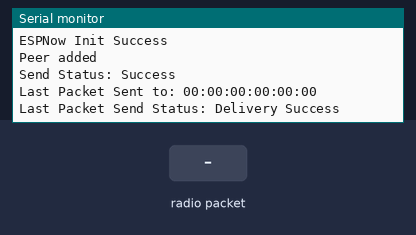
The sketch below on a simulated ESP32. Shown: the last lines printed to the serial monitor. Inputs (shaded band) come from the test bench.

Above: at 2.2 s.
2.3 s: radio packet "1" arrives
At 2.9 s:
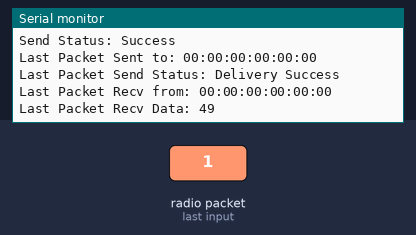
3.8 s: radio packet "0" arrives
At 3.96 s:
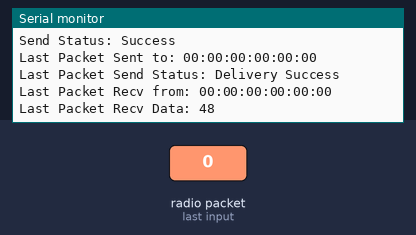
5.3 s: radio packet "2" arrives
At 5.9 s:
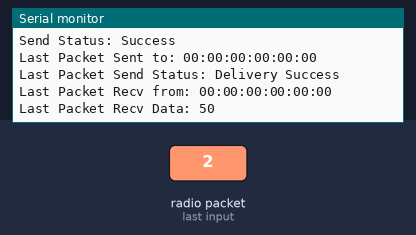

Measured:
- after the input at 2.3 s, the serial monitor: prints a new line at once (image 1)
- after the input at 3.8 s, the serial monitor: prints a new line at once (image 2)
- after the input at 5.3 s, the serial monitor: prints a new line at once (image 3)

The sketch:

esp_NOW.ino
```cpp
#include <esp_now.h>
#if defined(ARDUINO_ARCH_ESP8266)
#include <ESP8266WiFi.h>
#elif defined(ARDUINO_ARCH_ESP32)
#include <WiFi.h>
#endif


#define sendf true


#define CHANNEL 1
#define PRINTSCANRESULTS 0
esp_now_peer_info_t peers={};
void setup() {
  Serial.begin(115200);

  delay(1000);
  //put target MAC ADDRESS HERE
  peers.peer_addr[0]=0x30;//30:C6:F7:20:B2:01
  peers.peer_addr[1]=0xc6;
  peers.peer_addr[2]=0xf7;
  peers.peer_addr[3]=0x20;
  peers.peer_addr[4]=0xb2;
  peers.peer_addr[5]=0x0c;


  peers.channel=CHANNEL;
  peers.encrypt=0;
  //Set device in AP mode to begin with
  WiFi.mode(WIFI_STA);
  // configDeviceAP();
  //Serial.println("ESPNow/Multi-Slave/Master Example");
  // This is the mac address of the Master in AP Mode
  Serial.println();
  Serial.print("AP MAC: "); Serial.println(WiFi.macAddress());
  Serial.println();
    InitESPNow();


    esp_err_t addStatus = esp_now_add_peer(&peers);
        if (addStatus == ESP_OK) {
          // Pair success
          Serial.println("Peer added");
        } else if (addStatus == ESP_ERR_ESPNOW_NOT_INIT) {
          // How did we get so far!!
          Serial.println("ESPNOW Not Init");
        } else if (addStatus == ESP_ERR_ESPNOW_ARG) {
          Serial.println("Add Peer - Invalid Argument");
        } else if (addStatus == ESP_ERR_ESPNOW_FULL) {
          Serial.println("Peer list full");
        } else if (addStatus == ESP_ERR_ESPNOW_NO_MEM) {
          Serial.println("Out of memory");
        } else if (addStatus == ESP_ERR_ESPNOW_EXIST) {
          Serial.println("Peer Exists");
        } else {
          Serial.println("Not sure what happened");
        }


  esp_now_register_recv_cb(OnDataRecv);
  esp_now_register_send_cb(OnDataSent);
}

void loop() {
  delay(1000);
  if(sendf)Send();
}


void configDeviceAP() {
//  String Prefix = "Slave:";
//  String Mac = WiFi.macAddress();
  String SSID ="AP1";
  String Password = "12345677";
  bool result = WiFi.softAP(SSID.c_str(), Password.c_str(), CHANNEL, 0);
  if (!result) {
    Serial.println("AP Config failed.");
  } else {
    Serial.println("AP Config Success. Broadcasting with AP: " + String(SSID));
  }
}


void OnDataRecv(const uint8_t *mac_addr, const uint8_t *data, int data_len) {
  char macStr[18];
  snprintf(macStr, sizeof(macStr), "%02x:%02x:%02x:%02x:%02x:%02x",
           mac_addr[0], mac_addr[1], mac_addr[2], mac_addr[3], mac_addr[4], mac_addr[5]);
  Serial.print("Last Packet Recv from: "); Serial.println(macStr);
  Serial.print("Last Packet Recv Data: "); Serial.println(*data);
  Serial.println("");
}

void OnDataSent(const uint8_t *mac_addr, esp_now_send_status_t status) {
  char macStr[18];
  snprintf(macStr, sizeof(macStr), "%02x:%02x:%02x:%02x:%02x:%02x",
           mac_addr[0], mac_addr[1], mac_addr[2], mac_addr[3], mac_addr[4], mac_addr[5]);
  Serial.print("Last Packet Sent to: "); Serial.println(macStr);
  Serial.print("Last Packet Send Status: "); Serial.println(status == ESP_NOW_SEND_SUCCESS ? "Delivery Success" : "Delivery Fail");
}

void Send(){
  //uint8_t data[10]={0xAA,0xAA,0xAA,0xAA,0xAA,0xAA,0xAA,0xAA,0xAA,0xAA};
  const uint8_t *peer_addr = peers.peer_addr;//,*dataa=data;

uint8_t data = 50;
  esp_err_t result = esp_now_send(peer_addr, &data, sizeof(data));
    Serial.print("Send Status: ");
    if (result == ESP_OK) {
      Serial.println("Success");
    } else if (result == ESP_ERR_ESPNOW_NOT_INIT) {
      // How did we get so far!!
      Serial.println("ESPNOW not Init.");
    } else if (result == ESP_ERR_ESPNOW_ARG) {
      Serial.println("Invalid Argument");
    } else if (result == ESP_ERR_ESPNOW_INTERNAL) {
      Serial.println("Internal Error");
    } else if (result == ESP_ERR_ESPNOW_NO_MEM) {
      Serial.println("ESP_ERR_ESPNOW_NO_MEM");
    } else if (result == ESP_ERR_ESPNOW_NOT_FOUND) {
      Serial.println("Peer not found.");
    } else {
      Serial.println("Not sure what happened");
    }
}

void InitESPNow() {
  WiFi.disconnect();
  if (esp_now_init() == ESP_OK) {
    Serial.println("ESPNow Init Success");
  }
  else {
    Serial.println("ESPNow Init Failed");
    // Retry InitESPNow, add a counte and then restart?
    // InitESPNow();
    // or Simply Restart
    ESP.restart();
  }
}
```
